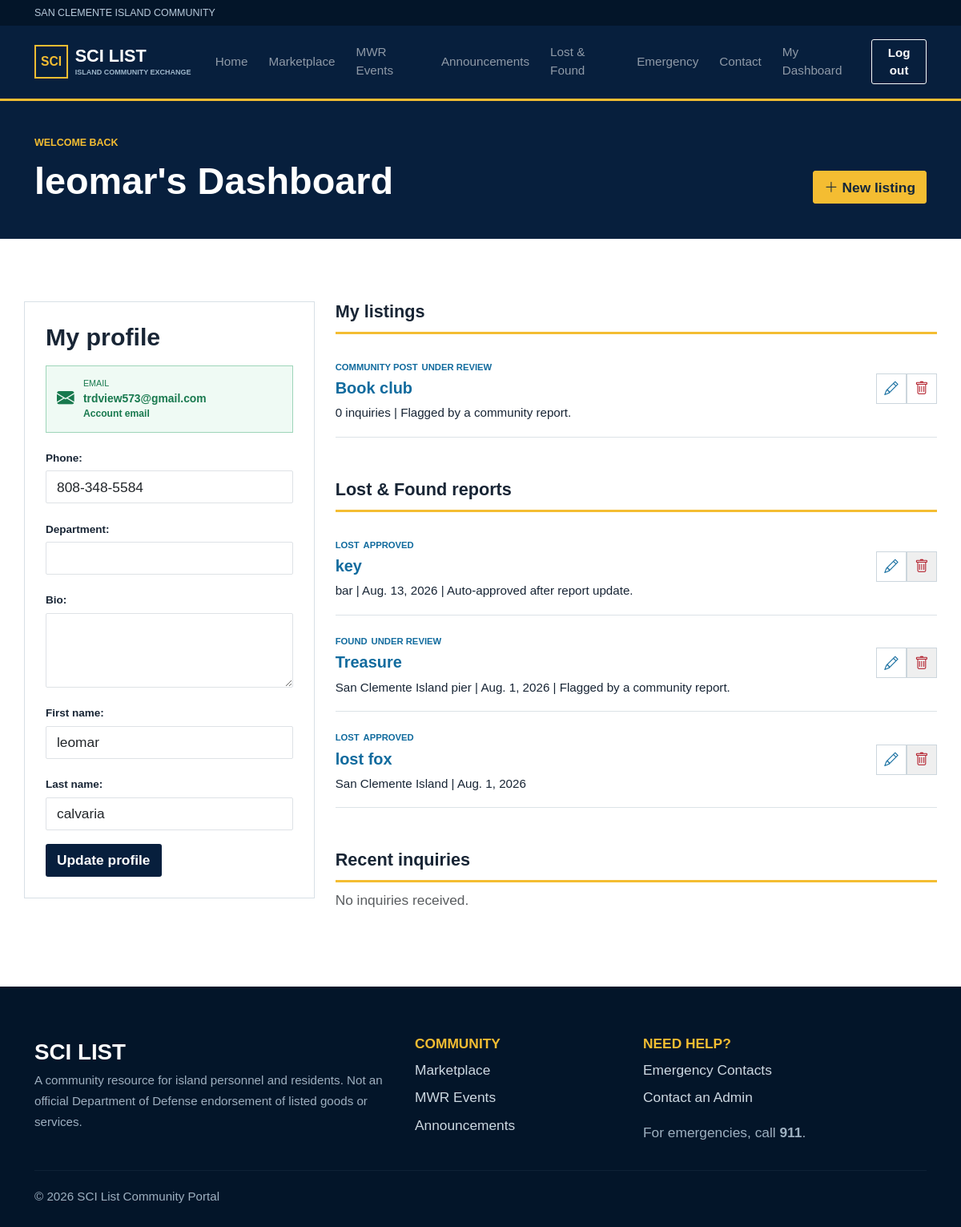
The app's page /dashboard/ (signed in) with its own data.
### community/models.py (models this page shows, shortened)
class Profile(models.Model):
    user = models.OneToOneField(User, on_delete=models.CASCADE)
    phone = models.CharField(max_length=30)
    department = models.CharField(max_length=100, blank=True)
    bio = models.TextField(blank=True)
    email_verified = models.BooleanField(default=False)
    verification_token = models.UUIDField(default=uuid.uuid4, unique=True, editable=False)
    phone_verified = models.BooleanField(default=False)
    phone_verification_code = models.CharField(max_length=6, blank=True)
    phone_verification_sent_at = models.DateTimeField(null=True, blank=True)
    phone_verification_expires_at = models.DateTimeField(null=True, blank=True)

class Listing(models.Model):
    MODERATION_STATUS_CHOICES = [
        ("pending", "Pending review"),
        ("approved", "Approved"),
        ("rejected", "Rejected"),
    ]
    CATEGORIES = [
        ("Free", "Free Stuff"),
        ("For Sale", "For Sale"),
        ("Volunteer Service", "Volunteer Service"),
        ("Community Post", "Community Post"),
    ]
    CONDITIONS = [(x, x) for x in ["New", "Like New", "Good", "Fair"]]
    seller = models.ForeignKey(User, on_delete=models.CASCADE, related_name="listings")
    title = models.CharField(max_length=140)
    description = models.TextField()
    price = models.DecimalField(max_digits=10, decimal_places=2)
    category = models.CharField(max_length=30, choices=CATEGORIES)
    condition = models.CharField(max_length=20, choices=CONDITIONS)
    location = models.CharField(max_length=120, default="San Clemente Island")
    contact_email = models.EmailField()
    contact_phone = models.CharField(max_length=30)
    image = models.ImageField(upload_to="listings/", blank=True)
    is_sold = models.BooleanField(default=False)
    moderation_status = models.CharField(max_length=20, choices=MODERATION_STATUS_CHOICES, default="pending")
    moderation_notes = models.CharField(max_length=255, blank=True)
    deleted_at = models.DateTimeField(null=True, blank=True, editable=False)
    created_at = models.DateTimeField(auto_now_add=True)
    updated_at = models.DateTimeField(auto_now=True)
    objects = ActiveListingManager()
    all_objects = models.Manager()
    class Meta: ordering = ["-created_at"]
    def get_absolute_url(self): return reverse("listing_detail", args=[self.pk])

class LostFound(models.Model):
    CONTACT_METHODS = [("phone", "Phone"), ("email", "Email")]
    MODERATION_STATUS_CHOICES = Listing.MODERATION_STATUS_CHOICES
    user = models.ForeignKey(User, on_delete=models.CASCADE)
    kind = models.CharField(max_length=10, choices=[("Lost", "Lost"), ("Found", "Found")])
    item = models.CharField(max_length=140)
    description = models.TextField()
    location = models.CharField(max_length=120)
    date = models.DateField()
    contact_name = models.CharField(max_length=100, blank=True)
    contact_method = models.CharField(max_length=10, choices=CONTACT_METHODS, default="phone")
    contact_phone = models.CharField(max_length=30, blank=True)
    contact_email = models.EmailField(blank=True)
    image_1 = models.ImageField(upload_to="lost_found/", blank=True)
    image_2 = models.ImageField(upload_to="lost_found/", blank=True)
    resolved = models.BooleanField(default=False)
    moderation_status = models.CharField(max_length=20, choices=MODERATION_STATUS_CHOICES, default="pending")
    moderation_notes = models.CharField(max_length=255, blank=True)
    created_at = models.DateTimeField(auto_now_add=True)
    class Meta: ordering = ["-created_at"]

### community/views.py (the view)
@login_required
def dashboard(request):
    profile, _ = Profile.objects.get_or_create(user=request.user)
    has_phone = bool((profile.phone or "").strip())
    can_post_listing = True
    form = ProfileForm(request.POST or None, instance=profile)
    if request.method == "POST" and form.is_valid(): form.save(); messages.success(request, "Profile updated."); return redirect("dashboard")
    report_queryset = LostFound.objects.all() if (request.user.is_staff or request.user.is_superuser) else LostFound.objects.filter(user=request.user)
    return render(request, "community/dashboard.html", {
        "profile": profile,
        "has_phone": has_phone,
        "can_post_listing": can_post_listing,
        "phone_code_sent": bool(profile.phone_verification_sent_at),
        "profile_form": form,
        "listings": request.user.listings.all(),
        "inquiries": sum((list(x.messages.all()) for x in request.user.listings.all()), []),
        "lost_found_reports": report_queryset,
    })

### community/forms.py (shortened to what this page needs)
class ProfileForm(BootstrapMixin, forms.ModelForm):
    first_name = forms.CharField(max_length=150, required=False, label="First name")
    last_name = forms.CharField(max_length=150, required=False, label="Last name")
    class Meta: model = Profile; fields = ["phone", "department", "bio"]; widgets = {"bio": forms.Textarea(attrs={"rows": 3})}
    def __init__(self, *args, **kwargs):
        super().__init__(*args, **kwargs)
        if self.instance.pk:
            self.fields["first_name"].initial = self.instance.user.first_name
            self.fields["last_name"].initial = self.instance.user.last_name
        self.apply_styles()
        self.fields["phone"].widget.attrs.update({"inputmode": "tel", "autocomplete": "tel", "data-phone-input": ""})
        if self.instance.pk and self.instance.phone:
            try:
                self.initial["phone"] = normalize_phone(self.instance.phone)
            except forms.ValidationError:
                pass

### community/forms.py (called while the page is built)
def normalize_phone(value):
    digits = "".join(character for character in value if character.isdigit())
    if len(digits) == 11 and digits.startswith("1"):
        digits = digits[1:]
    if len(digits) != 10:
        raise forms.ValidationError("Enter a 10-digit phone number, such as 808-348-5584.")
    return f"{digits[:3]}-{digits[3:6]}-{digits[6:]}"

    def apply_styles(self):
        for field in self.fields.values():
            if isinstance(field.widget, forms.Select):
                field.widget.attrs["class"] = "form-select"
            elif isinstance(field.widget, forms.CheckboxInput):
                field.widget.attrs["class"] = "form-check-input"
            else:
                field.widget.attrs["class"] = "form-control"

### community/models.py (called while the page is built)
    def get_queryset(self):
        return super().get_queryset().filter(deleted_at__isnull=True)

### templates/community/dashboard.html
{% extends 'base.html' %}
{% block content %}
<div class="page-head compact"><div class="container d-flex justify-content-between align-items-end"><div><p class="eyebrow">WELCOME BACK</p><h1>{{ user.first_name|default:user.username }}'s Dashboard</h1></div><a class="btn btn-gold" href="{% url 'listing_create' %}"><i class="bi bi-plus-lg"></i> New listing</a></div></div>
<div class="container section"><div class="row g-4">
<aside class="col-lg-4"><form method="post" class="form-panel">{% csrf_token %}<h3>My profile</h3>
<div class="verification-status verified"><i class="bi bi-envelope-fill"></i><div><small>EMAIL</small><strong>{{ user.email }}</strong><span>Account email</span></div></div>
{{ profile_form.as_p }}<button class="btn btn-navy">Update profile</button></form></aside>
<div class="col-lg-8"><h2 class="subhead">My listings</h2>
{% for listing in listings %}<div class="dashboard-row"><div><span class="tag">{{ listing.category }}</span> <span class="tag">{% if listing.moderation_status == 'pending' %}Under review{% else %}{{ listing.get_moderation_status_display }}{% endif %}</span><h3><a href="{{ listing.get_absolute_url }}">{{ listing.title }}</a></h3><small>{% if listing.category != 'Community Post' and listing.category != 'Volunteer Service' %}${{ listing.price }} | {% endif %}{{ listing.messages.count }} inquir{{ listing.messages.count|pluralize:'y,ies' }}{% if listing.moderation_notes %} | {{ listing.moderation_notes }}{% endif %}</small></div><div><a class="icon-btn" title="Edit" href="{% url 'listing_edit' listing.pk %}"><i class="bi bi-pencil"></i></a><a class="icon-btn danger" title="Delete" href="{% url 'listing_delete' listing.pk %}"><i class="bi bi-trash"></i></a></div></div>{% empty %}<div class="empty-state"><i class="bi bi-tag"></i><h3>No listings yet</h3><a href="{% url 'listing_create' %}">Post your first listing</a></div>{% endfor %}
<h2 class="subhead mt-5">Lost &amp; Found reports</h2>{% for report in lost_found_reports %}<div class="dashboard-row"><div><span class="tag">{{ report.kind }}</span> <span class="tag">{% if report.moderation_status == 'pending' %}Under review{% else %}{{ report.get_moderation_status_display }}{% endif %}</span><h3><a href="{% url 'lost_found' %}">{{ report.item }}</a></h3><small>{{ report.location }} | {{ report.date }}{% if report.moderation_notes %} | {{ report.moderation_notes }}{% endif %}</small></div><div>{% if user == report.user or user.is_staff or user.is_superuser %}<a class="icon-btn" title="Edit" href="{% url 'lost_found_edit' report.pk %}"><i class="bi bi-pencil"></i></a><form method="post" action="{% url 'lost_found_delete' report.pk %}" class="d-inline" onsubmit="return confirm('Delete this report?');">{% csrf_token %}<button type="submit" class="icon-btn danger" title="Delete"><i class="bi bi-trash"></i></button></form>{% endif %}</div></div>{% empty %}<p class="text-muted">No Lost &amp; Found reports yet.</p>{% endfor %}
<h2 class="subhead mt-5">Recent inquiries</h2>{% for inquiry in inquiries %}<div class="inquiry"><strong>{{ inquiry.sender_name }}</strong> about <a href="{{ inquiry.listing.get_absolute_url }}">{{ inquiry.listing.title }}</a><p>{{ inquiry.message }}</p><a href="mailto:{{ inquiry.sender_email }}">{{ inquiry.sender_email }}</a></div>{% empty %}<p class="text-muted">No inquiries received.</p>{% endfor %}</div>
</div></div>
{% endblock %}

### static/css/style.css (style rules this page uses)
:root { --navy:#071f3d; --navy2:#0d3158; --blue:#116b9e; --light:#eaf4f9; --gold:#f4bd32; --ink:#182535; --muted:#647182; --white:#fff; --red:#b4232f }
* { box-sizing:border-box }
body { color:var(--ink); font-family:Arial,Helvetica,sans-serif; background:#fff }
a { color:var(--blue); text-decoration:none }
h1,h2,h3,h4,h5,h6 { font-weight:700; letter-spacing:0 }
.btn { border-radius:3px; font-weight:700 }
.btn-gold { background:var(--gold); border-color:var(--gold); color:#13263a }
.btn-navy { background:var(--navy); color:#fff }
.eyebrow { font-size:.72rem; font-weight:800; color:var(--gold); letter-spacing:0; margin-bottom:.6rem }
.section { padding:4.5rem 0 }
.tag,.listing-category { font-size:.65rem; text-transform:uppercase; color:var(--blue); font-weight:800 }
.page-head { background:var(--navy); color:#fff; padding:3.6rem 0 }
.page-head.compact { padding:2.5rem 0 }
.page-head h1 { font-size:2.7rem; margin:0 }
.form-control,.form-select { border-radius:2px }
.form-panel { padding:1.5rem; border:1px solid #d8e0e6; background:#fff }
.form-panel label { font-size:.78rem; font-weight:800; margin-bottom:.3rem }
.dashboard-row { display:flex; justify-content:space-between; align-items:center; border-bottom:1px solid #dce3e7; padding:1rem 0 }
.dashboard-row h3 { font-size:1.15rem; margin:.25rem 0 }
.icon-btn { display:inline-grid; place-items:center; width:38px; height:38px; border:1px solid #ccd6dd }
.icon-btn.danger { color:var(--red) }
.subhead { font-size:1.25rem; border-bottom:3px solid var(--gold); padding-bottom:.7rem }
.verification-status { display:flex; gap:.65rem; align-items:center; padding:.75rem; margin:1rem 0; border:1px solid }
.verification-status i { font-size:1.25rem }
.verification-status div>* { display:block }
.verification-status small { font-size:.62rem }
.verification-status strong { font-size:.8rem; overflow-wrap:anywhere }
.verification-status span { font-size:.7rem; font-weight:800 }
.verification-status.verified { color:#18794e; background:#effaf4; border-color:#9ed5b9 }

### static/css/custom.css (style rules this page uses)
html { font-size: clamp(15px, 0.32vw + 13.5px, 20px); }
body { overflow-x: hidden; }

### records on screen
Profile: phone "808-348-5584"
Listing: category "COMMUNITY POST", moderation_status "UNDER REVIEW", title "Book club", messages.count "0", moderation_notes "Flagged by a community report."
LostFound: kind "LOST", moderation_status "APPROVED", item "key", location "bar", date "Aug. 13, 2026", moderation_notes "Auto-approved after report update."
LostFound: kind "FOUND", moderation_status "UNDER REVIEW", item "Treasure", location "San Clemente Island pier", date "Aug. 1, 2026", moderation_notes "Flagged by a community report."
LostFound: kind "LOST", moderation_status "APPROVED", item "lost fox", location "San Clemente Island", date "Aug. 1, 2026"

### other values on screen
{{ user.first_name|default:user.username }} "leomar"
{{ user.email }} "trdview573@gmail.com"
